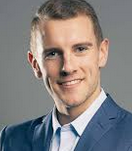
#> input picture profil-img.png, 132 x 151 px
$ python -i aquarelle.py   (imports and definitions only)
#> lines starting #> are read from the running program, lines starting #| are printed output that depends on the picture
#> further down, picture is the input picture: PIL image 132x151 RGBA; mean R, G, B, A 132.2, 128, 127.3, 255

from PIL import Image, ImageFilter, ImageEnhance
#import logger

def apply_watercolor_and_oil_effect(img):
    """
    Applique un effet aquarelle et un effet huilé à une image, puis la sauvegarde sous un nouveau nom.

    :param input_file: Chemin du fichier d'entrée (image source).
    :param output_file: Chemin du fichier de sortie (image avec effets).
    """
    try:
        # Ouvrir l'image

        # Étape 1 : Appliquer un flou pour lisser les couleurs
        img_blurred = img.filter(ImageFilter.GaussianBlur(radius=2))
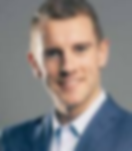
#> img_blurred: PIL image 132x151 RGBA; mean R, G, B, A 132.3, 128, 127.3, 255

        # Étape 2 : Renforcer les bords sur l'image floutée pour simuler des traits artistiques
        img_edges = img_blurred.filter(ImageFilter.EDGE_ENHANCE_MORE)
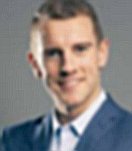
#> img_edges: PIL image 132x151 RGBA; mean R, G, B, A 132.2, 128, 127.3, 255

        # Étape 3 : Combiner le flou et les bords pour un effet pictural
        img_combined = Image.blend(img_blurred, img_edges, alpha=0)

        # Étape 4 : Améliorer les couleurs pour les rendre plus vibrantes
        enhancer = ImageEnhance.Color(img_combined)
        img_vibrant = enhancer.enhance(1.5)

        # Étape 5 : Ajouter un effet huilé (filtre ModeFilter)
        img_oil = img_vibrant.filter(ImageFilter.ModeFilter(size=18))
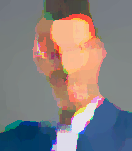
#> img_oil: PIL image 132x151 RGBA; mean R, G, B, A 135.6, 127.4, 126.8, 255
        return img_oil
    except Exception as e:
        print(f"Une erreur inattendue s'est produite : {e}")

>>> from PIL import Image
>>> picture = Image.open('profil-img.png')
>>> result = apply_watercolor_and_oil_effect(picture)
